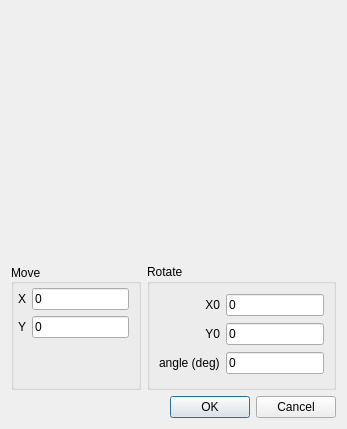
<?xml version="1.0" encoding="UTF-8"?>
<ui version="4.0">
 <class>Dialog</class>
 <widget class="QDialog" name="Dialog">
  <property name="geometry">
   <rect>
    <x>0</x>
    <y>0</y>
    <width>347</width>
    <height>429</height>
   </rect>
  </property>
  <property name="windowTitle">
   <string>Move/Rotate</string>
  </property>
  <property name="autoFillBackground">
   <bool>false</bool>
  </property>
  <layout class="QGridLayout" name="gridLayout_3">
   <item row="0" column="0" colspan="2">
    <widget class="TransferListWidget" name="transfer_list">
     <property name="sizePolicy">
      <sizepolicy hsizetype="Preferred" vsizetype="Preferred">
       <horstretch>0</horstretch>
       <verstretch>1</verstretch>
      </sizepolicy>
     </property>
    </widget>
   </item>
   <item row="1" column="0">
    <widget class="QGroupBox" name="groupBox">
     <property name="sizePolicy">
      <sizepolicy hsizetype="Preferred" vsizetype="Minimum">
       <horstretch>0</horstretch>
       <verstretch>0</verstretch>
      </sizepolicy>
     </property>
     <property name="title">
      <string>Move</string>
     </property>
     <property name="alignment">
      <set>Qt::AlignLeading|Qt::AlignLeft|Qt::AlignVCenter</set>
     </property>
     <property name="flat">
      <bool>false</bool>
     </property>
     <property name="checkable">
      <bool>false</bool>
     </property>
     <layout class="QGridLayout" name="gridLayout" columnminimumwidth="6,0">
      <property name="leftMargin">
       <number>4</number>
      </property>
      <property name="topMargin">
       <number>4</number>
      </property>
      <item row="2" column="0">
       <widget class="QLabel" name="label_2">
        <property name="text">
         <string>Y</string>
        </property>
       </widget>
      </item>
      <item row="2" column="1">
       <widget class="QLineEdit" name="ed_movy">
        <property name="text">
         <string>0</string>
        </property>
       </widget>
      </item>
      <item row="1" column="1">
       <widget class="QLineEdit" name="ed_movx">
        <property name="text">
         <string>0</string>
        </property>
       </widget>
      </item>
      <item row="1" column="0">
       <widget class="QLabel" name="label">
        <property name="text">
         <string>X</string>
        </property>
       </widget>
      </item>
      <item row="3" column="1">
       <spacer name="verticalSpacer">
        <property name="orientation">
         <enum>Qt::Vertical</enum>
        </property>
        <property name="sizeHint" stdset="0">
         <size>
          <width>20</width>
          <height>40</height>
         </size>
        </property>
       </spacer>
      </item>
     </layout>
    </widget>
   </item>
   <item row="1" column="1">
    <widget class="QGroupBox" name="groupBox_2">
     <property name="sizePolicy">
      <sizepolicy hsizetype="Preferred" vsizetype="Minimum">
       <horstretch>0</horstretch>
       <verstretch>0</verstretch>
      </sizepolicy>
     </property>
     <property name="title">
      <string>Rotate</string>
     </property>
     <layout class="QGridLayout" name="gridLayout_2">
      <item row="0" column="0">
       <widget class="QLabel" name="label_3">
        <property name="sizePolicy">
         <sizepolicy hsizetype="Minimum" vsizetype="Preferred">
          <horstretch>0</horstretch>
          <verstretch>0</verstretch>
         </sizepolicy>
        </property>
        <property name="text">
         <string>X0</string>
        </property>
        <property name="alignment">
         <set>Qt::AlignRight|Qt::AlignTrailing|Qt::AlignVCenter</set>
        </property>
       </widget>
      </item>
      <item row="0" column="1">
       <widget class="QLineEdit" name="ed_roty0">
        <property name="text">
         <string>0</string>
        </property>
       </widget>
      </item>
      <item row="1" column="0">
       <widget class="QLabel" name="label_4">
        <property name="sizePolicy">
         <sizepolicy hsizetype="Minimum" vsizetype="Preferred">
          <horstretch>0</horstretch>
          <verstretch>0</verstretch>
         </sizepolicy>
        </property>
        <property name="text">
         <string>Y0</string>
        </property>
        <property name="alignment">
         <set>Qt::AlignRight|Qt::AlignTrailing|Qt::AlignVCenter</set>
        </property>
       </widget>
      </item>
      <item row="1" column="1">
       <widget class="QLineEdit" name="ed_rotx0">
        <property name="text">
         <string>0</string>
        </property>
       </widget>
      </item>
      <item row="2" column="0">
       <widget class="QLabel" name="label_5">
        <property name="sizePolicy">
         <sizepolicy hsizetype="Minimum" vsizetype="Preferred">
          <horstretch>0</horstretch>
          <verstretch>0</verstretch>
         </sizepolicy>
        </property>
        <property name="text">
         <string>angle (deg)</string>
        </property>
       </widget>
      </item>
      <item row="2" column="1">
       <widget class="QLineEdit" name="ed_rotan">
        <property name="text">
         <string>0</string>
        </property>
       </widget>
      </item>
     </layout>
    </widget>
   </item>
   <item row="2" column="0" colspan="2">
    <widget class="QDialogButtonBox" name="buttonBox">
     <property name="orientation">
      <enum>Qt::Horizontal</enum>
     </property>
     <property name="standardButtons">
      <set>QDialogButtonBox::Cancel|QDialogButtonBox::Ok</set>
     </property>
    </widget>
   </item>
  </layout>
 </widget>
 <customwidgets>
  <customwidget>
   <class>TransferListWidget</class>
   <extends>QWidget</extends>
   <header>TransferListWidget</header>
  </customwidget>
 </customwidgets>
 <resources/>
 <connections>
  <connection>
   <sender>buttonBox</sender>
   <signal>accepted()</signal>
   <receiver>Dialog</receiver>
   <slot>accept()</slot>
   <hints>
    <hint type="sourcelabel">
     <x>248</x>
     <y>254</y>
    </hint>
    <hint type="destinationlabel">
     <x>157</x>
     <y>274</y>
    </hint>
   </hints>
  </connection>
  <connection>
   <sender>buttonBox</sender>
   <signal>rejected()</signal>
   <receiver>Dialog</receiver>
   <slot>reject()</slot>
   <hints>
    <hint type="sourcelabel">
     <x>316</x>
     <y>260</y>
    </hint>
    <hint type="destinationlabel">
     <x>286</x>
     <y>274</y>
    </hint>
   </hints>
  </connection>
 </connections>
</ui>
